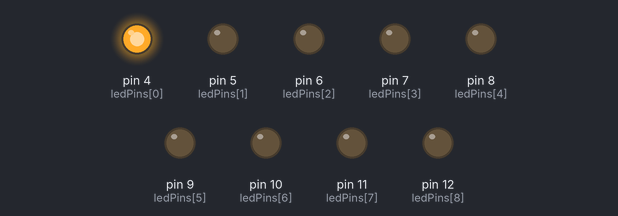
The sketch below on a simulated Arduino Uno, built with avr-gcc and run on an emulated ATmega328P. Parts: output pins drawn as LEDs (lit = HIGH).

Above: at 0.05 s.
At 0.55 s:
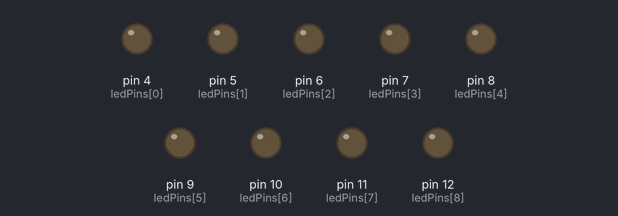
At 1.05 s:
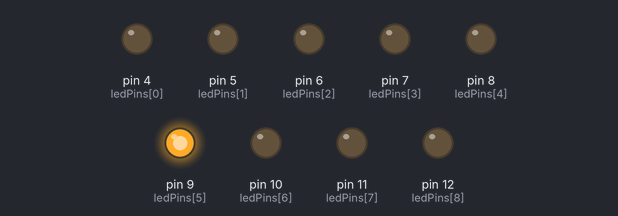
At 2.05 s:
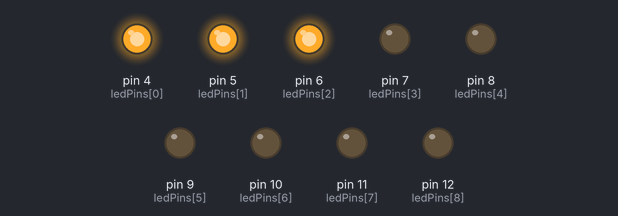
At 3.05 s:
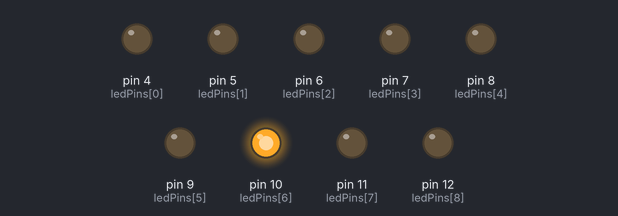
At 4.05 s:
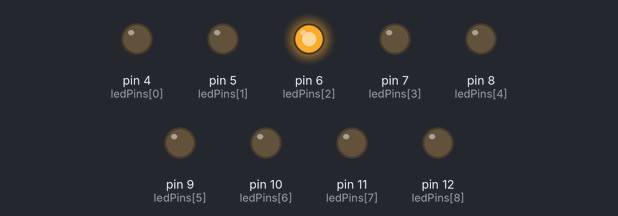
Timing chart, 0 to 4.3 s (numbered marks = the images above):
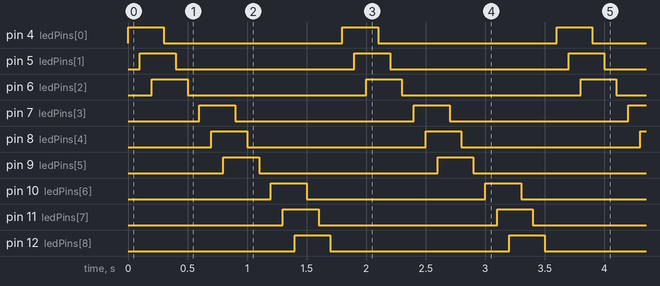

Measured:
- by itself, pin 4 (ledPins[0]), pin 5 (ledPins[1]), pin 6 (ledPins[2]), pin 7 (ledPins[3]), pin 8 (ledPins[4]), pin 9 (ledPins[5]), pin 10 (ledPins[6]), pin 11 (ledPins[7]), pin 12 (ledPins[8]): alternates HIGH for 0.30 s and LOW for 1.5 s
- by itself, everything shown: repeats every 1.8 s, in 18 steps

The sketch:

Row_by_Row__Colour_by_Colour.ino
```cpp
int ledPins[] = {4,5,6,7,8,9,10,11,12}; //Array with output pins

short delayTime = 100;

void setup()
{
  //Set up pins to output, the easy way.
  int index;
  for (index = 0; index <= 8; index++)
  {
    pinMode(ledPins[index],OUTPUT);
  }

}

void loop()
{
  int index;

  //Light the rows red
  for (index = 0; index <= 2; index++)
  {
    digitalWrite(ledPins[index], HIGH);
    delay(delayTime);

  }
  //Turn them off again
  for (index = 0; index <= 2; index++)
  {
    digitalWrite(ledPins[index], LOW);
    delay(delayTime);

  }
  //Light the rows green
  for (index = 3; index <= 5; index++)
  {
    digitalWrite(ledPins[index], HIGH);
    delay(delayTime);

  }
  //Turn them off again
  for (index = 3; index <= 5; index++)
  {
    digitalWrite(ledPins[index], LOW);
    delay(delayTime);

  }
  //Light the rows blue
  for (index = 6; index <= 8; index++)
  {
    digitalWrite(ledPins[index], HIGH);
    delay(delayTime);

  }
  //Turn them off again
  for (index = 6; index <= 8; index++)
  {
    digitalWrite(ledPins[index], LOW);
    delay(delayTime);

  }
}
```
